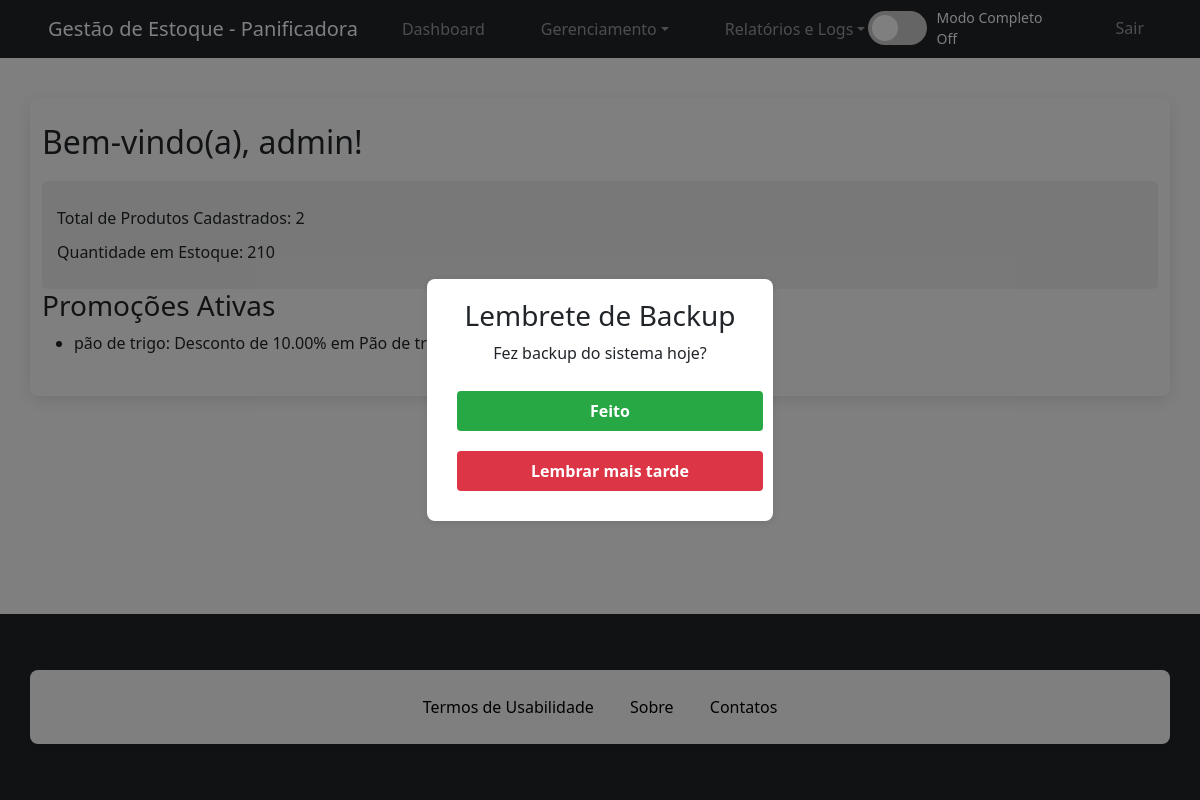
/controle_estoque.php (signed in), run on an earlier commit of the app's database.
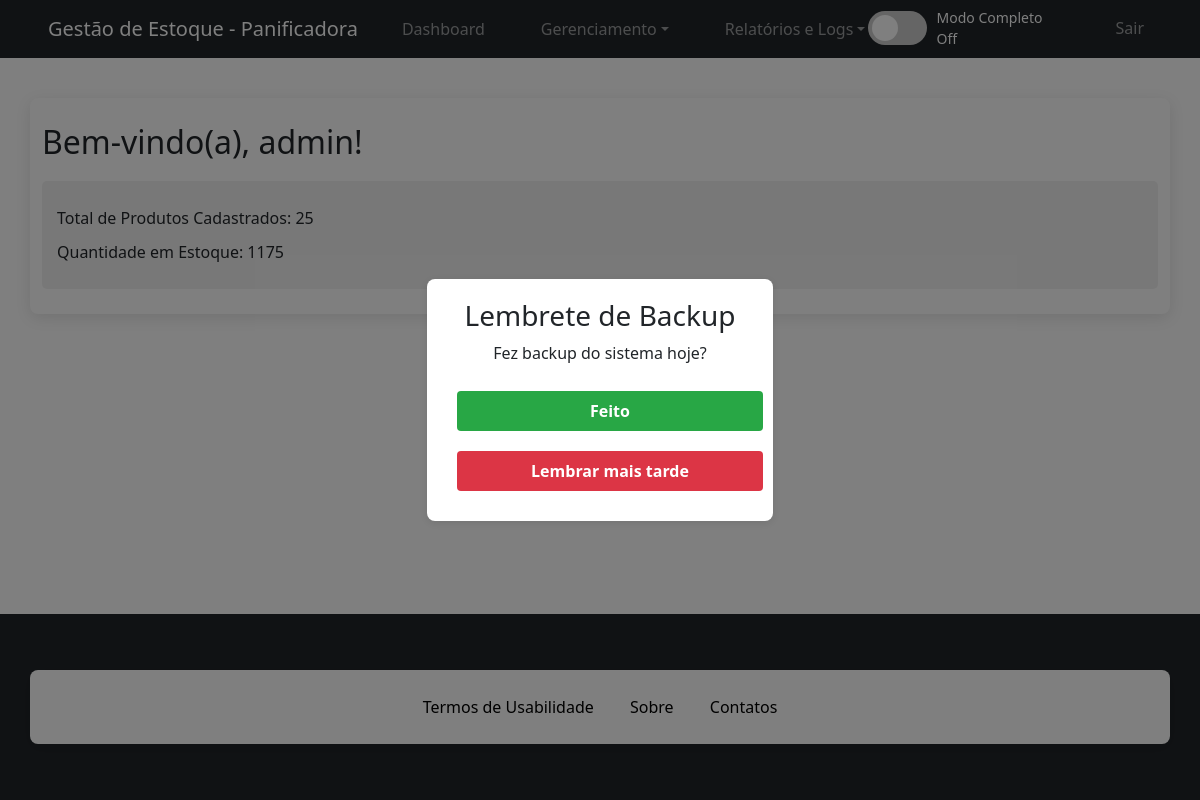
And on a later commit of the database.
### tables this page shows
CREATE TABLE `promocoes` (
  `id` int(11) NOT NULL AUTO_INCREMENT,
  `nome` varchar(100) NOT NULL,
  `tipo` enum('percentual','leve_pague') NOT NULL,
  `valor` decimal(10,2) NOT NULL,
  `produto_id` int(11) DEFAULT NULL,
  `categoria_id` int(11) DEFAULT NULL,
  `data_inicio` date NOT NULL,
  `data_fim` date NOT NULL,
  `ativa` tinyint(1) DEFAULT 1,
  PRIMARY KEY (`id`),
  KEY `categoria_id` (`categoria_id`),
  KEY `fk_promocoes_produto` (`produto_id`),
  CONSTRAINT `fk_promocoes_produto` FOREIGN KEY (`produto_id`) REFERENCES `produtos` (`id`) ON DELETE CASCADE,
  CONSTRAINT `promocoes_ibfk_1` FOREIGN KEY (`produto_id`) REFERENCES `produtos` (`id`) ON DELETE SET NULL,
  CONSTRAINT `promocoes_ibfk_2` FOREIGN KEY (`categoria_id`) REFERENCES `categorias` (`id`) ON DELETE SET NULL
);

CREATE TABLE `produtos` (
  `id` int(11) NOT NULL AUTO_INCREMENT,
  `nome_produto` varchar(100) NOT NULL,
  `descricao` text DEFAULT NULL,
  `quantidade` int(10) unsigned NOT NULL DEFAULT 0,
  `preco` decimal(10,2) NOT NULL,
  `imagem` varchar(255) DEFAULT NULL COMMENT 'Nome do arquivo da imagem',
  `estoque_minimo` int(10) unsigned NOT NULL DEFAULT 0,
  `categoria_id` int(11) DEFAULT NULL,
  `data_validade` date DEFAULT NULL,
  `fornecedor_id` int(11) DEFAULT NULL,
  PRIMARY KEY (`id`),
  KEY `fk_categoria` (`categoria_id`),
  KEY `fornecedor_id` (`fornecedor_id`),
  CONSTRAINT `fk_categoria` FOREIGN KEY (`categoria_id`) REFERENCES `categorias` (`id`),
  CONSTRAINT `produtos_ibfk_1` FOREIGN KEY (`fornecedor_id`) REFERENCES `fornecedores` (`id`) ON DELETE SET NULL
);

### controle_estoque.php (the view, shortened to what this page needs)
<?php
require_once 'conexao.php';
$sql_produtos = "SELECT COUNT(*) as total_produtos, SUM(quantidade) as total_estoque FROM produtos";
$resultado_produtos = $conexao->query($sql_produtos);
$dados_produtos = $resultado_produtos->fetch_assoc();
$promocoes_ativas = [];
if (in_array($_SESSION['perfil'], ['admin', 'gerente'])) {
    $sql_promocoes = "SELECT p.*, pr.nome_produto, c.nome as nome_categoria
                      FROM promocoes p
                      LEFT JOIN produtos pr ON p.produto_id = pr.id
                      LEFT JOIN categorias c ON p.categoria_id = c.id
                      WHERE p.ativa = 1 AND CURDATE() BETWEEN p.data_inicio AND p.data_fim";
    $resultado_promocoes = $conexao->query($sql_promocoes);
    while ($row = $resultado_promocoes->fetch_assoc()) {
        $promocoes_ativas[] = $row;
    }
}
?>
<!DOCTYPE html>
<html lang="pt-BR">
<head>
    <link rel="stylesheet" href="style.css">
    <link href="https://cdn.jsdelivr.net/npm/bootstrap@5.3.3/dist/css/bootstrap.min.css" rel="stylesheet">
</head>
<body>
    <?php include 'navbar.php'; ?>
    <div class="container">
        <h2>Bem-vindo(a), <?php echo htmlspecialchars($_SESSION['nome_usuario']); ?>!</h2>
        <div class="dashboard-info">
            <p>Total de Produtos Cadastrados: <?php echo $dados_produtos['total_produtos']; ?></p>
            <p>Quantidade em Estoque: <?php echo $dados_produtos['total_estoque'] ?? 0; ?></p>
        </div>
        <?php if (in_array($_SESSION['perfil'], ['admin', 'gerente']) && !empty($promocoes_ativas)): ?>
            <div class="alertas-promocoes">
                <h3>Promoções Ativas</h3>
                <ul>
                    <?php foreach ($promocoes_ativas as $promocao): ?>
                        <li>
                            <?php echo htmlspecialchars($promocao['nome']); ?>:
                            <?php
                            if ($promocao['tipo'] === 'percentual') {
                                echo "Desconto de {$promocao['valor']}%";
                            } else {
                                echo "Leve {$promocao['valor']}, Pague " . ($promocao['valor'] - 1);
                            }
                            if ($promocao['nome_produto']) {
                                echo " em " . htmlspecialchars($promocao['nome_produto']);
                            } elseif ($promocao['nome_categoria']) {
                                echo " na categoria " . htmlspecialchars($promocao['nome_categoria']);
                            }
                            ?>
                        </li>
                    <?php endforeach; ?>
                </ul>
            </div>
        <?php endif; ?>
    </div>
    <?php if ($_SESSION['perfil'] === 'admin'): ?>
        <div class="overlay" id="backupOverlay">
            <div class="popup">
                <h3>Lembrete de Backup</h3>
                <p>Fez backup do sistema hoje?</p>
                <button class="btn-feito" onclick="marcarFeito()">Feito</button>
                <button class="btn-lembrar" onclick="lembrarMaisTarde()">Lembrar mais tarde</button>
            </div>
        </div>
    <?php endif; ?>
    <footer class="bg-dark text-white text-center py-3 mt-5">
        <div class="container">
            <span class="footer-link mx-3" onclick="openModal('termsModal')">Termos de Usabilidade</span>
            <span class="footer-link mx-3" onclick="openModal('aboutModal')">Sobre</span>
            <span class="footer-link mx-3" onclick="openModal('contactModal')">Contatos</span>
        </div>
    </footer>
</body>
</html>

What changed in the data, as far as the page shows it:
removed promocoes: nome "pão de trigo", valor "10.00", produto.nome_produto "Pão de trigo"
Also different on the page:
$dados_produtos['total_produtos']: "2" → "25"
$dados_produtos['total_estoque']: "210" → "1175"
text no longer shown: "Promoções Ativas"
